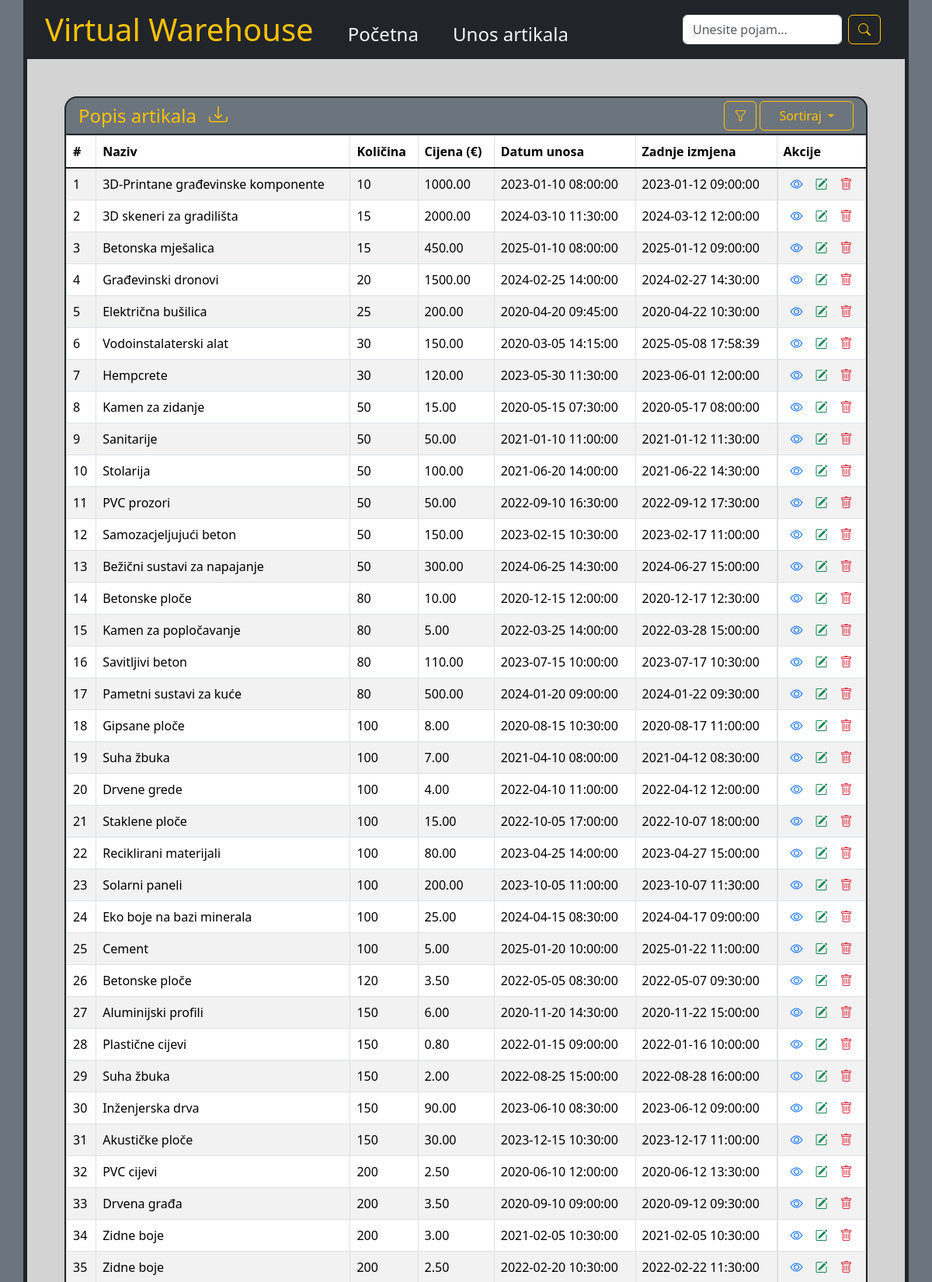
/sort/dostupna_kolicina/asc (upper part), run on the app's committed database.
### models.py (models this page shows, shortened)
class Artikl(db.Model):
    id = db.Column(db.Integer, primary_key=True)
    naziv = db.Column(db.String(100), nullable=False)
    opis = db.Column(db.String(200), nullable=True)
    dostupna_kolicina = db.Column(db.Integer, nullable=False)
    minimalna_kolicina = db.Column(db.Integer, nullable=False)
    cijena = db.Column(db.Numeric(7, 2), nullable=False)
    datum_dodavanja = db.Column(db.DateTime, nullable=False)
    datum_izmjene = db.Column(db.DateTime, nullable=False)
    def to_dict(self, id_col=True):
        dict_ent = {
            "id": self.id,
            "naziv": self.naziv,
            "opis": self.opis,
            "dostupna_kolicina": self.dostupna_kolicina,
            "minimalna_kolicina": self.minimalna_kolicina,
            "cijena": self.cijena,
            "datum_dodavanja": self.datum_dodavanja,
            "datum_izmjene": self.datum_izmjene,
        }
        if id_col:
            return dict_ent
        else:
            return dict(list(dict_ent.items())[1:])

### app.py (the view)
@app.route('/sort/<string:value>/<string:order>', methods=['GET', 'POST'])
def sortiranje(value, order):
    variables = {"Artikl": Artikl, "asc": asc, "desc": desc}
    exec(f"artikli = Artikl.query.order_by({order}(Artikl.{value})).all()", variables)
    artikli = list(map(lambda artikl: artikl.to_dict(), variables["artikli"]))
    return render_template("index.html", artikli=artikli, modal=modal, title="Sortiranje")

### templates/index.html (shortened to what this page needs)
{% extends "base.html" %}
{% block content %}
<div id="div_tablice" class="border bg-secondary text-warning border-dark border-2 rounded-top-4 d-flex justify-content-between align-items-center">
    <div class="d-flex">
		<p class="px-3 pt-3 fs-4">Popis artikala</p>
		<a id="download" class="icon-link" href="javascript:download()"><i  class="bi bi-download text-warning fs-4 mb-3" data-bs-toggle="tooltip" data-bs-placement="bottom" title="Preuzmi popis"></i></a>
	</div>
    <div class="d-flex">
        <button id="filtriraj" class="btn btn-outline-warning" type="button" data-bs-toggle="modal" data-bs-target="#staticBackdrop"><i class="bi bi-funnel"></i></button>
        <div class="dropdown-center">
            <button id="sortiraj" class="btn btn-outline-warning ms-1 me-3 px-4 dropdown-toggle" type="button" data-bs-toggle="dropdown" aria-expanded="false">Sortiraj </button>
        </div>
    </div>
</div>
<div class="border border-dark border-2 border-top-0">
    {% if artikli -%}
    <table class="table table-striped table-bordered mb-0">
        <thead>
          	<tr>
            	<th scope="col">#</th>
            	<th scope="col">Naziv</th>
            	<th scope="col">Količina</th>
            	<th scope="col">Cijena (€)</th>
            	<th scope="col">Datum unosa</th>
            	<th scope="col">Zadnje izmjena</th>
            	<th scope="col" style="width: 0;">Akcije</th>
          	</tr>
        </thead>
        <tbody id="skladiste" class="table-group-divider">
          	{% for artikl in artikli -%}
          	<tr id="{{ artikl.id }}">
    			<td scope="row">{{ loop.index }}</td>
    			<td>{{ artikl.naziv }}</td>
    			<td>{{ artikl.dostupna_kolicina }}</td>
    			<td>{{ artikl.cijena }}</td>
    			<td>{{ artikl.datum_dodavanja }}</td>
    			<td>{{ artikl.datum_izmjene }}</td>
    			<td class="d-flex">
    				<a class="icon-link info_button" data-index="{{ artikl.id }}" href="#"><i class="bi bi-eye mx-2 mb-2 text-primary" data-bs-toggle="tooltip" data-bs-placement="bottom" title="Pregledaj"></i></a>
    				<a class="icon-link edit_button" data-index="{{ artikl.id }}" href="#"><i class="bi bi-pencil-square mx-2 mb-2 text-success" data-bs-toggle="tooltip" data-bs-placement="bottom" title="Uredi"></i></a>
    				<a class="icon-link delete_button" data-index="{{ artikl.id }}" href="#"><i class="bi bi-trash mx-2 mb-2 text-danger" data-bs-toggle="tooltip" data-bs-placement="bottom" title="Obriši"></i></a>
    			</td>
          	</tr>
          	{% endfor %}
      	</tbody>
    </table>
    {% else -%}
    <div id="nema_artikala" class="d-flex justify-content-center bg-white py-3 fs-5">Na skladištu nema unesenih artikala.</div>
    {% endif %}
</div>
{% endblock %}

### static/css/style.css (style rules this page uses)
body { padding-bottom: 50px; }
td { white-space: pre; }
#div_tablice { height: 50px; }

### data on the page
Artikl: naziv "3D-Printane građevinske komponente", dostupna_kolicina "10", cijena "1000.00", datum_dodavanja "2023-01-10 08:00:00", datum_izmjene "2023-01-12 09:00:00"
Artikl: naziv "3D skeneri za gradilišta", dostupna_kolicina "15", cijena "2000.00", datum_dodavanja "2024-03-10 11:30:00", datum_izmjene "2024-03-12 12:00:00"
Artikl: naziv "Betonska mješalica", dostupna_kolicina "15", cijena "450.00", datum_dodavanja "2025-01-10 08:00:00", datum_izmjene "2025-01-12 09:00:00"
Artikl: naziv "Građevinski dronovi", dostupna_kolicina "20", cijena "1500.00", datum_dodavanja "2024-02-25 14:00:00", datum_izmjene "2024-02-27 14:30:00"
Artikl: naziv "Električna bušilica", dostupna_kolicina "25", cijena "200.00", datum_dodavanja "2020-04-20 09:45:00", datum_izmjene "2020-04-22 10:30:00"
Artikl: naziv "Vodoinstalaterski alat", dostupna_kolicina "30", cijena "150.00", datum_dodavanja "2020-03-05 14:15:00", datum_izmjene "2025-05-08 17:58:39"
Artikl: naziv "Hempcrete", dostupna_kolicina "30", cijena "120.00", datum_dodavanja "2023-05-30 11:30:00", datum_izmjene "2023-06-01 12:00:00"
Artikl: naziv "Kamen za zidanje", dostupna_kolicina "50", cijena "15.00", datum_dodavanja "2020-05-15 07:30:00", datum_izmjene "2020-05-17 08:00:00"
Artikl: naziv "Sanitarije", dostupna_kolicina "50", cijena "50.00", datum_dodavanja "2021-01-10 11:00:00", datum_izmjene "2021-01-12 11:30:00"
Artikl: naziv "Stolarija", dostupna_kolicina "50", cijena "100.00", datum_dodavanja "2021-06-20 14:00:00", datum_izmjene "2021-06-22 14:30:00"
Artikl: naziv "PVC prozori", dostupna_kolicina "50", cijena "50.00", datum_dodavanja "2022-09-10 16:30:00", datum_izmjene "2022-09-12 17:30:00"
Artikl: naziv "Samozacjeljujući beton", dostupna_kolicina "50", cijena "150.00", datum_dodavanja "2023-02-15 10:30:00", datum_izmjene "2023-02-17 11:00:00"
Artikl: naziv "Bežični sustavi za napajanje", dostupna_kolicina "50", cijena "300.00", datum_dodavanja "2024-06-25 14:30:00", datum_izmjene "2024-06-27 15:00:00"
Artikl: naziv "Betonske ploče", dostupna_kolicina "80", cijena "10.00", datum_dodavanja "2020-12-15 12:00:00", datum_izmjene "2020-12-17 12:30:00"
Artikl: naziv "Kamen za popločavanje", dostupna_kolicina "80", cijena "5.00", datum_dodavanja "2022-03-25 14:00:00", datum_izmjene "2022-03-28 15:00:00"
Artikl: naziv "Savitljivi beton", dostupna_kolicina "80", cijena "110.00", datum_dodavanja "2023-07-15 10:00:00", datum_izmjene "2023-07-17 10:30:00"
Artikl: naziv "Pametni sustavi za kuće", dostupna_kolicina "80", cijena "500.00", datum_dodavanja "2024-01-20 09:00:00", datum_izmjene "2024-01-22 09:30:00"
Artikl: naziv "Gipsane ploče", dostupna_kolicina "100", cijena "8.00", datum_dodavanja "2020-08-15 10:30:00", datum_izmjene "2020-08-17 11:00:00"
Artikl: naziv "Suha žbuka", dostupna_kolicina "100", cijena "7.00", datum_dodavanja "2021-04-10 08:00:00", datum_izmjene "2021-04-12 08:30:00"
Artikl: naziv "Drvene grede", dostupna_kolicina "100", cijena "4.00", datum_dodavanja "2022-04-10 11:00:00", datum_izmjene "2022-04-12 12:00:00"
Artikl: naziv "Staklene ploče", dostupna_kolicina "100", cijena "15.00", datum_dodavanja "2022-10-05 17:00:00", datum_izmjene "2022-10-07 18:00:00"
Artikl: naziv "Reciklirani materijali", dostupna_kolicina "100", cijena "80.00", datum_dodavanja "2023-04-25 14:00:00", datum_izmjene "2023-04-27 15:00:00"
Artikl: naziv "Solarni paneli", dostupna_kolicina "100", cijena "200.00", datum_dodavanja "2023-10-05 11:00:00", datum_izmjene "2023-10-07 11:30:00"
Artikl: naziv "Eko boje na bazi minerala", dostupna_kolicina "100", cijena "25.00", datum_dodavanja "2024-04-15 08:30:00", datum_izmjene "2024-04-17 09:00:00"
Artikl: naziv "Cement", dostupna_kolicina "100", cijena "5.00", datum_dodavanja "2025-01-20 10:00:00", datum_izmjene "2025-01-22 11:00:00"
Artikl: naziv "Betonske ploče", dostupna_kolicina "120", cijena "3.50", datum_dodavanja "2022-05-05 08:30:00", datum_izmjene "2022-05-07 09:30:00"
Artikl: naziv "Aluminijski profili", dostupna_kolicina "150", cijena "6.00", datum_dodavanja "2020-11-20 14:30:00", datum_izmjene "2020-11-22 15:00:00"
Artikl: naziv "Plastične cijevi", dostupna_kolicina "150", cijena "0.80", datum_dodavanja "2022-01-15 09:00:00", datum_izmjene "2022-01-16 10:00:00"
Artikl: naziv "Suha žbuka", dostupna_kolicina "150", cijena "2.00", datum_dodavanja "2022-08-25 15:00:00", datum_izmjene "2022-08-28 16:00:00"
Artikl: naziv "Inženjerska drva", dostupna_kolicina "150", cijena "90.00", datum_dodavanja "2023-06-10 08:30:00", datum_izmjene "2023-06-12 09:00:00"
Artikl: naziv "Akustičke ploče", dostupna_kolicina "150", cijena "30.00", datum_dodavanja "2023-12-15 10:30:00", datum_izmjene "2023-12-17 11:00:00"
Artikl: naziv "PVC cijevi", dostupna_kolicina "200", cijena "2.50", datum_dodavanja "2020-06-10 12:00:00", datum_izmjene "2020-06-12 13:30:00"
Artikl: naziv "Drvena građa", dostupna_kolicina "200", cijena "3.50", datum_dodavanja "2020-09-10 09:00:00", datum_izmjene "2020-09-12 09:30:00"
Artikl: naziv "Zidne boje", dostupna_kolicina "200", cijena "3.00", datum_dodavanja "2021-02-05 10:30:00", datum_izmjene "2021-02-05 10:30:00"
Artikl: naziv "Zidne boje", dostupna_kolicina "200", cijena "2.50", datum_dodavanja "2022-02-20 10:30:00", datum_izmjene "2022-02-22 11:30:00"
